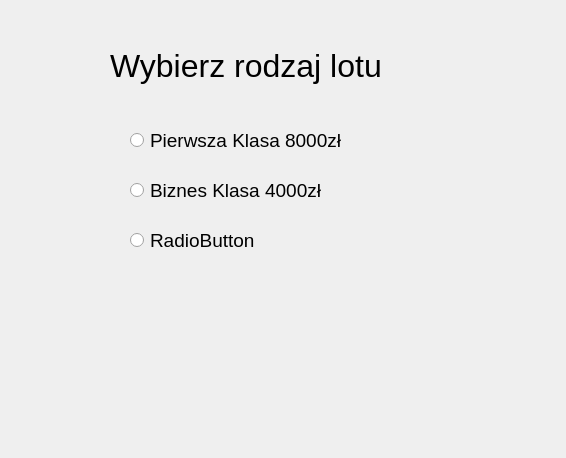
<?xml version="1.0" encoding="UTF-8"?>
<ui version="4.0">
 <class>Dialog</class>
 <widget class="QDialog" name="Dialog">
  <property name="geometry">
   <rect>
    <x>0</x>
    <y>0</y>
    <width>566</width>
    <height>458</height>
   </rect>
  </property>
  <property name="windowTitle">
   <string>Dialog</string>
  </property>
  <widget class="QLabel" name="label">
   <property name="geometry">
    <rect>
     <x>110</x>
     <y>40</y>
     <width>361</width>
     <height>51</height>
    </rect>
   </property>
   <property name="font">
    <font>
     <pointsize>24</pointsize>
    </font>
   </property>
   <property name="text">
    <string>Wybierz rodzaj lotu</string>
   </property>
  </widget>
  <widget class="QRadioButton" name="radioFirst">
   <property name="geometry">
    <rect>
     <x>130</x>
     <y>110</y>
     <width>271</width>
     <height>61</height>
    </rect>
   </property>
   <property name="font">
    <font>
     <pointsize>14</pointsize>
    </font>
   </property>
   <property name="text">
    <string>Pierwsza Klasa 8000zł</string>
   </property>
  </widget>
  <widget class="QRadioButton" name="radioButton_2">
   <property name="geometry">
    <rect>
     <x>130</x>
     <y>210</y>
     <width>231</width>
     <height>61</height>
    </rect>
   </property>
   <property name="font">
    <font>
     <pointsize>14</pointsize>
    </font>
   </property>
   <property name="text">
    <string>RadioButton</string>
   </property>
  </widget>
  <widget class="QRadioButton" name="radioBuisness">
   <property name="geometry">
    <rect>
     <x>130</x>
     <y>160</y>
     <width>241</width>
     <height>61</height>
    </rect>
   </property>
   <property name="font">
    <font>
     <pointsize>14</pointsize>
    </font>
   </property>
   <property name="text">
    <string>Biznes Klasa 4000zł</string>
   </property>
  </widget>
 </widget>
 <resources/>
 <connections/>
</ui>
